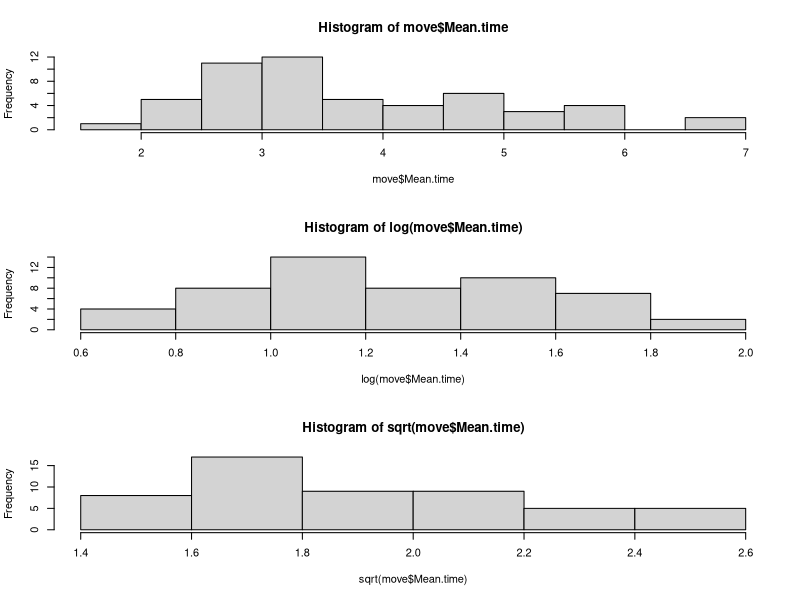
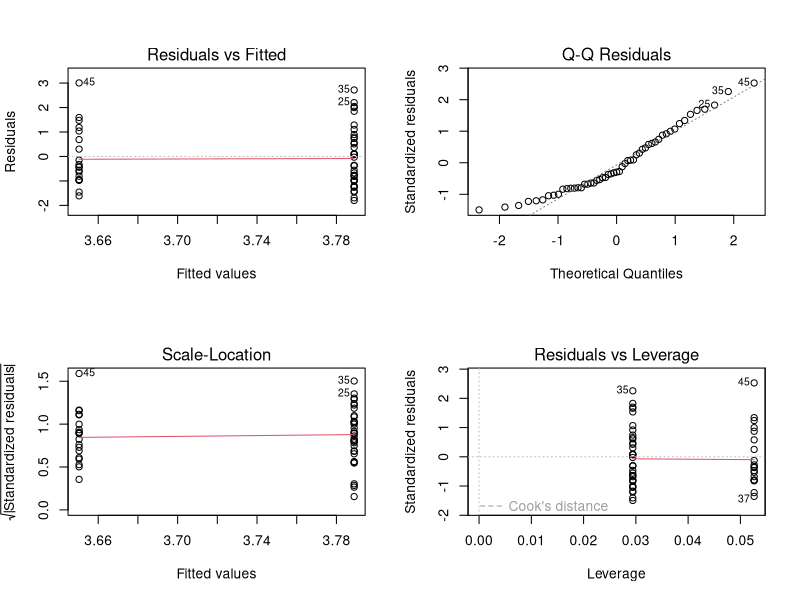
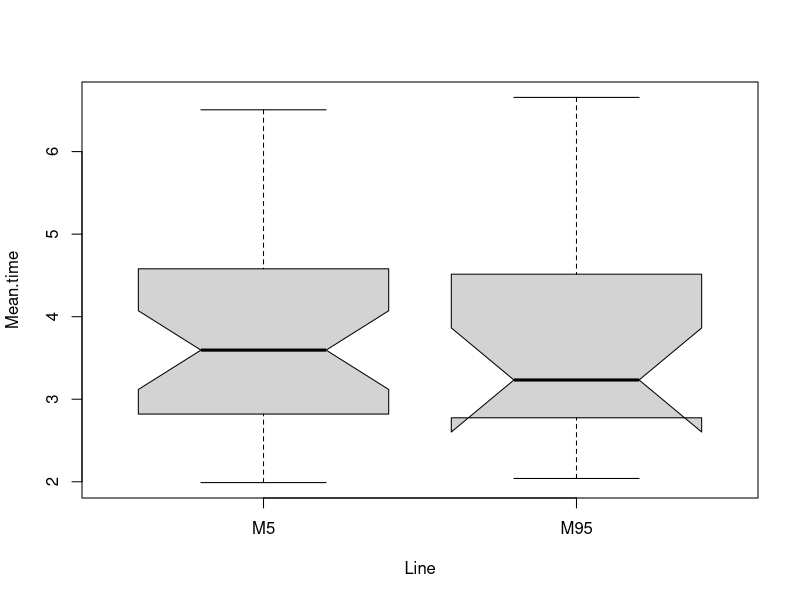
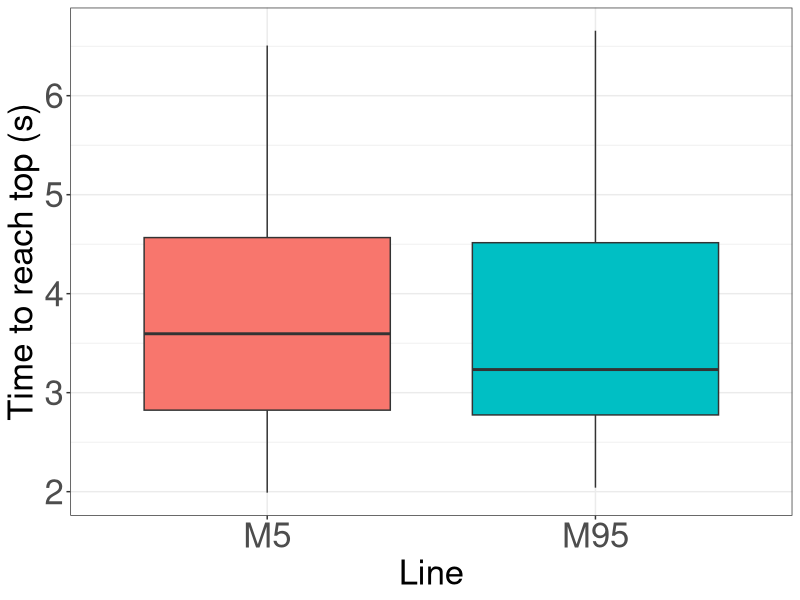

Reproduce these figures in R, in order.
setwd("/Users/michaeljardine/Desktop/DTP/Data and analysis/Movement")

move <- read.csv("initial movement assay.csv")
str(move)


### convert line to a factor with 6 levels
move$Vial <- factor(move$Vial)
str(move)

summary(move)

par(mfrow=c(3,1))
### histograms of mean time
hist(move$Mean.time)
# logging
hist(log(move$Mean.time))
#square rooting
hist(sqrt(move$Mean.time))



## compare the two lines of flies for their times to reach the top of the vial as a measure of movement

m1 <- t.test(move$Mean.time ~ move$Line)
summary(m1)
m1

### linear model 

m2 <- lm(Mean.time ~ Line, data=move)

par(mfrow=c(2,2))
plot(m2)


par(mfrow=c(1,1))
boxplot(Mean.time ~ Line, data=move, notch=T)

library(ggplot2)

ggplot(aes(y=Mean.time, x=Line, fill=Line), data=move)+
  geom_boxplot()+
  ylab("Time to reach top (s)")+
  xlab("Line")+
  theme_bw()+
  theme(legend.title=element_blank(),axis.text = element_text(size=25),axis.title = element_text(size=25),legend.position = "none",strip.text=element_text(size=25))
